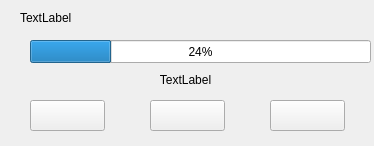
<?xml version="1.0" encoding="UTF-8"?>
<ui version="4.0">
 <class>Updater</class>
 <widget class="QWidget" name="Updater">
  <property name="geometry">
   <rect>
    <x>0</x>
    <y>0</y>
    <width>374</width>
    <height>146</height>
   </rect>
  </property>
  <property name="minimumSize">
   <size>
    <width>374</width>
    <height>146</height>
   </size>
  </property>
  <property name="maximumSize">
   <size>
    <width>374</width>
    <height>146</height>
   </size>
  </property>
  <property name="windowTitle">
   <string>Form</string>
  </property>
  <widget class="QPushButton" name="btnCheckUpdate">
   <property name="geometry">
    <rect>
     <x>30</x>
     <y>100</y>
     <width>75</width>
     <height>31</height>
    </rect>
   </property>
   <property name="text">
    <string/>
   </property>
  </widget>
  <widget class="QPushButton" name="btnUpdate">
   <property name="geometry">
    <rect>
     <x>150</x>
     <y>100</y>
     <width>75</width>
     <height>31</height>
    </rect>
   </property>
   <property name="text">
    <string/>
   </property>
  </widget>
  <widget class="QProgressBar" name="progressBar">
   <property name="geometry">
    <rect>
     <x>30</x>
     <y>40</y>
     <width>341</width>
     <height>23</height>
    </rect>
   </property>
   <property name="value">
    <number>24</number>
   </property>
  </widget>
  <widget class="QPushButton" name="btnExit">
   <property name="geometry">
    <rect>
     <x>270</x>
     <y>100</y>
     <width>75</width>
     <height>31</height>
    </rect>
   </property>
   <property name="text">
    <string/>
   </property>
  </widget>
  <widget class="QLabel" name="labelInfo">
   <property name="geometry">
    <rect>
     <x>30</x>
     <y>70</y>
     <width>311</width>
     <height>20</height>
    </rect>
   </property>
   <property name="text">
    <string>TextLabel</string>
   </property>
   <property name="alignment">
    <set>Qt::AlignCenter</set>
   </property>
  </widget>
  <widget class="QLabel" name="labelVersion">
   <property name="geometry">
    <rect>
     <x>20</x>
     <y>10</y>
     <width>261</width>
     <height>16</height>
    </rect>
   </property>
   <property name="text">
    <string>TextLabel</string>
   </property>
  </widget>
 </widget>
 <resources/>
 <connections/>
</ui>
